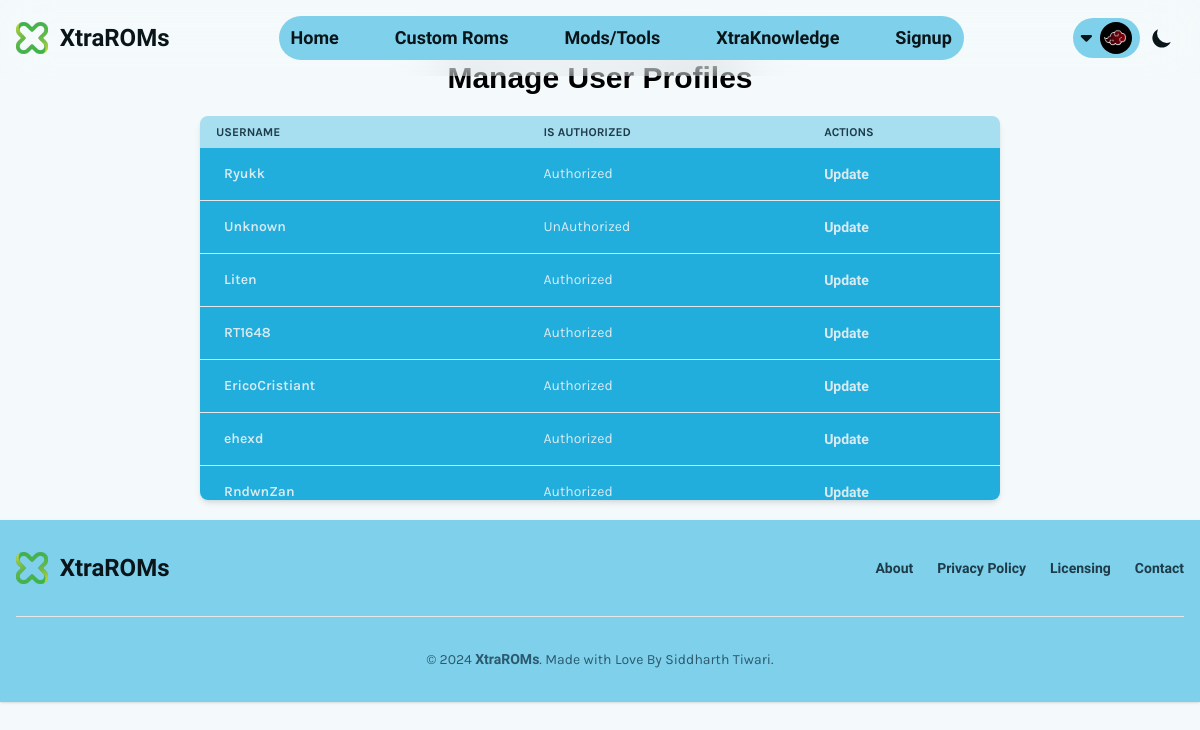
/manage_users/, run on the app's committed database.
### main/models.py (models this page shows, shortened)
class UserProfile(models.Model):
    user = models.OneToOneField(User, on_delete=models.CASCADE)
    is_authorized = models.BooleanField(default=False)
    profile_picture = models.ImageField(upload_to="profile_picture/", null=True, blank=True, default="profile_pictures/akatsuki_logo_xwqj26.png")

### main/views.py (the view, shortened to what this page needs)
# urls.py: path('manage_users/', ManageUserView.as_view(), name='manage_users'),
class ManageUserView(generic.ListView):
    model = UserProfile
    context_object_name = 'users'
    template_name = 'manage_users.html'

### main/context_processors.py (called while the page is built)
def serialized_messages(request):
    messages = get_messages(request)
    serialized_messages = [{'message': message.message, 'level': message.level} for message in messages]
    return {"serialized_messages": json.dumps(serialized_messages)}

### main/templates/manage_users.html (shortened to what this page needs)
{% extends 'base.html' %} {% load static %}  {% block content %}
<div class="container py-5">
    <h1 class="text-center mb-5 text-3xl font-bold">Manage User Profiles</h1>
    <div class="flex justify-center">
        <div class="w-full md:w-8/12 manage-users">
            <div class="bg-[var(--secondary)] shadow-md rounded-lg h-96 overflow-auto">
                <table class="w-full text-sm text-left rtl:text-right text-[var(--text-500)]">
                    <thead class="text-xs text-[var(--text-800)] uppercase bg-[var(--secondary-200)]">
                        <tr>
                            <th class="px-4 py-2">Username</th>
                            <th class="px-4 py-2">Is Authorized</th>
                            <th class="px-4 py-2">Actions</th>
                        </tr>
                    </thead>
                    <tbody class="">
                        {% for profile in users %}
                        <tr
                            class="bg-[var(--secondary-500)] text-[var(--text-100)] hover:text-[var(--text-800)] border-b hover:bg-[var(--secondary-200)]">
                            <td scope="row" class="px-6 py-4 font-semibold whitespace-nowrap">
                                {{ profile.user.username }}
                            </td>
                            {% if profile.is_authorized %}
                            <td class="px-4 py-2">Authorized</td>
                            {% else %}
                            <td class="px-4 py-2">UnAuthorized</td>
                            {% endif %}
                            <td class="px-4 py-2">
                                <a data-modal-target="update" data-modal-toggle="update"
                                    class="cursor-pointer hover:text-[var(--accent)]">Update</a>
                            </td>
                        </tr>
                        {% endfor %}
                    </tbody>
                </table>
            </div>
        </div>
    </div>
</div>
{% endblock content %}

### main/templates/base.html (shortened to what this page needs)
{% load static %}
<!DOCTYPE html>
<html lang="en">
  <head>
    <script src="https://cdn.tailwindcss.com"></script>
    <link
      rel="stylesheet"
      href="https://cdn.jsdelivr.net/npm/swiper@11/swiper-bundle.min.css"
    />
    <link rel="stylesheet" href="{% static 'swiper.css' %}" />
    <link rel="stylesheet" href="{% static 'screenshot.css' %}" />
    <link rel="stylesheet" href="{% static 'main.css' %}" />
    <link href="https://unpkg.com/aos@2.3.1/dist/aos.css" rel="stylesheet" />
    <link
      href="https://cdnjs.cloudflare.com/ajax/libs/flowbite/2.3.0/flowbite.min.css"
      rel="stylesheet"
    />
    <link rel="stylesheet" href="{% static 'pygments.css' %}" />
    <link
      rel="stylesheet"
      href="https://cdnjs.cloudflare.com/ajax/libs/font-awesome/6.5.1/css/all.min.css"
    />
  </head>
  <body class="bg-[var(--background)] mt-10">
    <section class="container w-full fixed top-0 z-20">
      <nav class="bg-[var(--secondary)] md:bg-transparent md:backdrop-blur-xl">
        <div
          class="max-w-screen-xl flex flex-wrap items-center justify-between mx-auto p-4"
        >
          <a
            href="{% url 'home' %}"
            class="flex items-center space-x-3 rtl:space-x-reverse"
          >
            <img
              src="{% static 'images/logo.png' %}"
              class="h-8"
              alt="XtraROMs Logo"
            />
            <span
              class="self-center text-[var(--text)] text-2xl font-semibold whitespace-nowrap"
              >XtraROMs</span
            >
          </a>
          <div
            class="flex items-center md:order-2 space-x-3 md:space-x-0 rtl:space-x-reverse"
          >
            {% if request.user.is_authenticated %}
            <button
              type="button"
              class="flex items-center gap-2 text-sm bg-[var(--secondary)] rounded-full md:me-0 md:py-1 md:px-2"
              id="user-menu-button"
              aria-expanded="false"
              data-dropdown-toggle="user-dropdown"
              data-dropdown-placement="bottom"
            >
              <i class="fa-solid fa-caret-down text-lg text-[var(--text)]"></i>
              <span class="sr-only">Open user menu</span>
              <img
                class="w-8 h-8 object-cover rounded-full"
                src="{{request.user.userprofile.profile_picture.url}}"
                alt="user photo"
              />
            </button>
            {% else %}
            <a href="{% url 'login' %}">
              <button
                type="button"
                class="flex items-center gap-2 text-sm bg-[var(--secondary)] rounded-full md:me-0 md:py-1 md:px-2"
                id="user-menu-button"
              >
                <i class="fa-solid fa-caret-down text-lg text-[var(--text)]"></i>
                <img
                  class="w-8 h-8 object-cover rounded-full"
                  src="{% static 'images/akatsuki_logo.png' %}"
                  alt="user photo"
                /></button
            ></a>
            {% endif %}
            <button
              id="theme-toggle"
              type="button"
              class="text-[var(--text)] hover:bg-[transparent] focus:outline-none rounded-lg text-sm p-2.5 inline-flex items-center"
            >
              <svg
                id="theme-toggle-dark-icon"
                title="Change to Light Mode"
                class="hidden w-6 h-6"
                fill="currentColor"
                viewBox="0 0 20 20"
                xmlns="http://www.w3.org/2000/svg"
              >
                <path
                  d="M17.293 13.293A8 8 0 016.707 2.707a8.001 8.001 0 1010.586 10.586z"
                ></path>
              </svg>
            </button>
          </div>
          <div
            class="items-center justify-between hidden w-full md:flex md:w-auto md:order-1"
            id="navbar-user"
          >
            <ul
              class="text-lg flex flex-col font-medium text-[var(--text)] p-4 md:p-0 mt-4 border border-[var(--secondary)] rounded-lg md:rounded-full bg-[var(--secondary)] md:space-x-8 rtl:space-x-reverse md:flex-row md:mt-0 md:border-0"
            >
              <li>
                <a
                  href="{% url 'home' %}"
                  class="block py-2 px-3 text-[var(--text)] rounded hover:bg-[var(--primary)] md:hover:rounded-full"
                  >Home</a
                >
              </li>
              <li>
                <a
                  href="{% url 'roms' %}"
                  class="block py-2 px-3 text-[var(--text)] rounded hover:bg-[var(--primary)] md:hover:rounded-full"
                  >Custom Roms</a
                >
              </li>
              <li>
                <a
                  href="{% url 'mods' %}"
                  class="block py-2 px-3 text-[var(--text)] rounded hover:bg-[var(--primary)] md:hover:rounded-full"
                  >Mods/Tools</a
                >
              </li>
              <li>
                <a
                  href="{% url 'xtraknowledge' %}"
                  class="block py-2 px-3 text-[var(--text)] rounded hover:bg-[var(--primary)] md:hover:rounded-full"
                  >XtraKnowledge</a
                >
              </li>
              {% if not request.user.is_authenticated %}
              <li>
                <a
                  href="{% url 'signup' %}"
                  class="block py-2 px-3 text-[var(--text)] rounded hover:bg-[var(--primary)] md:hover:rounded-full"
                  >Signup</a
                >
              </li>
              {% endif %}
            </ul>
          </div>
        </div>
      </nav>
    </section>
    {% block content %} {% endblock content %}
    <footer class="bg-[var(--secondary)] shadow">
      <div class="w-full max-w-screen-xl mx-auto p-4 md:py-8">
        <div class="sm:flex sm:items-center sm:justify-between">
          <a
            href="/"
            class="flex items-center mb-4 sm:mb-0 space-x-3 rtl:space-x-reverse"
          >
            <img
              src="{% static 'images/logo.png' %}"
              class="h-8"
              alt="Flowbite Logo"
            />
            <span
              class="self-center text-[var(--text)] text-2xl font-semibold whitespace-nowrap"
              >XtraROMs</span
            >
          </a>
          <ul
            class="flex flex-wrap items-center mb-6 text-sm font-medium text-[var(--text-800)] sm:mb-0"
          >
            <li>
              <a href="#" class="hover:underline me-4 md:me-6">About</a>
            </li>
            <li>
              <a href="{% url 'policy' %}" class="hover:underline me-4 md:me-6"
                >Privacy Policy</a
              >
            </li>
            <li>
              <a href="#" class="hover:underline me-4 md:me-6">Licensing</a>
            </li>
            <li>
              <a href="#" class="hover:underline">Contact</a>
            </li>
          </ul>
        </div>
        <hr class="my-6 border-gray-200 sm:mx-auto lg:my-8" />
        <span class="block text-sm text-[var(--text-700)] sm:text-center"
          >© 2024 <a href="/" class="hover:underline">XtraROMs</a>. Made with
          Love By Siddharth Tiwari.</span
        >
      </div>
    </footer>
    <div id="toast-container" class="fixed top-20 right-0 z-50 p-4"></div>
  </body>
</html>

### main/static/main.css (style rules this page uses)
body { font-family: 'Karla'; font-weight: 400; }
h1, h2, h3, h4, h5 { font-family: DM Sans Variable, sans-serif; font-weight: 700; }
p,a { font-family: "Nunito Sans"; font-weight: 600; }
.container { min-width: 100%; }
:root[data-theme="light"] { --text: #0a151a; --background: #f4fafb; --primary: #3cadd3; --secondary: #7fd0eb; --accent: #56caf0; }
:root[data-theme="light"] { --text-50: #edf4f8; --text-100: #daeaf1; --text-200: #b6d4e2; --text-300: #91bfd4; --text-400: #6ca9c6; --text-500: #4794b8; --text-600: #397693; --text-700: #2b596e; --text-800: #1d3b49; --text-900: #0e1e25; --text-950: #070f12; --background-50: #ecf6f8; --background-100: #daeef1; --background-200: #b4dde4; --background-300: #8fccd6; --background-400: #69bbc9; --background-500: #44a9bb; --background-600: #368896; --background-700: #296670; --background-800: #1b444b; --background-900: #0e2225; --background-950: #071113; --primary-50: #eaf6fa; --primary-100: #d5eef6; --primary-200: #acdcec; --primary-300: #82cbe3; --primary-400: #59b9d9; --primary-500: #2fa8d0; --primary-600: #2686a6; --primary-700: #1c657d; --primary-800: #134353; --primary-900: #09222a; --primary-950: #051115; --secondary-50: #e9f7fc; --secondary-100: #d3eff8; --secondary-200: #a7dff1; --secondary-300: #7bceea; --secondary-400: #4fbee3; --secondary-500: #22aedd; --secondary-600: #1c8bb0; --secondary-700: #156884; --secondary-800: #0e4658; --secondary-900: #07232c; --secondary-950: #031116; --accent-50: #e8f8fd; --accent-100: #d0f0fb; --accent-200: #a1e1f7; --accent-300: #72d3f3; --accent-400: #43c4ef; --accent-500: #14b5eb; --accent-600: #1091bc; --accent-700: #0c6d8d; --accent-800: #08485e; --accent-900: #04242f; --accent-950: #021217; }
a { text-decoration: none; }

### data on the page
UserProfile: user.username "Ryukk", is_authorized "Authorized"
UserProfile: user.username "Unknown", is_authorized "UnAuthorized"
UserProfile: user.username "Liten", is_authorized "Authorized"
UserProfile: user.username "RT1648", is_authorized "Authorized"
UserProfile: user.username "EricoCristiant", is_authorized "Authorized"
UserProfile: user.username "ehexd", is_authorized "Authorized"
UserProfile: user.username "RndwnZan", is_authorized "Authorized"
